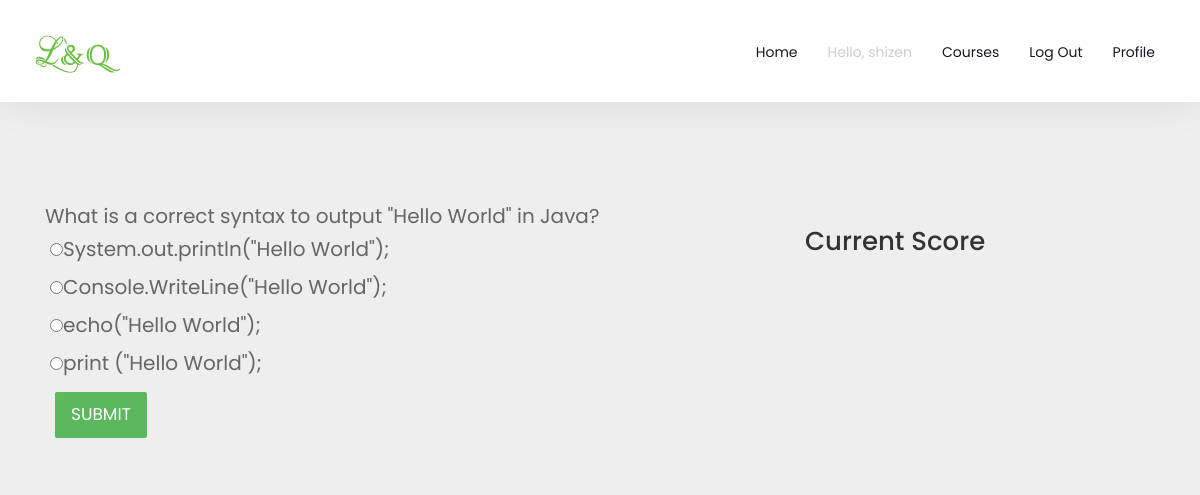
Screenshot of /question/2/ (signed in) with the database file from the repository.
### participants/models.py (models this page shows, shortened)
class Question(models.Model):
	ques = models.TextField()
	correct_ans = models.CharField(max_length = 100)
	title = models.ForeignKey(Course, on_delete = models.CASCADE)

class Answer(models.Model):
	ans = models.CharField(max_length=100)
	ques = models.ForeignKey(Question, on_delete = models.CASCADE)

### question/views.py (the view)
# urls.py: path('',include('question.urls')),
@login_required(login_url="/signin/")
def question(request, pk="1", qpk=1):
	if request.method == 'POST':
		try:
			chosen = request.POST['choice']
			global sindex
			global eindex
			global score
			q = Question.objects.filter(title_id = pk)[sindex:eindex].get()
			if str(chosen) == q.correct_ans: #add score if the chosen answer is correct
					score += 10
			while eindex < Question.objects.filter(title_id = pk).count():	 #only run the loop until all the questions in the given topic have been shown.
				sindex +=1   #add the sindex and eindex after each iteration
				eindex +=1
				q = Question.objects.filter(title_id = pk)[sindex:eindex].get()	#get method to get only 1 element from the queryset
				a = Answer.objects.filter(ques_id = q.pk)
				return render(request, 'question/question.html', context ={'question':q, 'answer':a, 's':score})
			else:
				return render(request, 'question/score.html', context={'s':score})
		except:
			messages.info(request, 'Please select your answer!')
			return HttpResponseRedirect("")
	else:
		sindex = 0
		eindex = 1
		score = 0
		try:
			q = Question.objects.filter(title_id = pk)[sindex:eindex].get() #get method to get only 1 element from the queryset
			a = Answer.objects.filter(ques_id = q.pk)
			return render(request, 'question/question.html', context ={'question':q, 'answer':a})
		except:
			return HttpResponse('Sorry, No question has yet been added to the given Course!')

### question/templates/question/question.html (shortened to what this page needs)
{% extends 'header.html' %}
{% block content %}
<div class="container" style="padding-top: 100px; font-size: 20px;">
<div class="col-md-8">
<form method="post" action = " {% url 'question:question' question.title_id %} ">
<div>
{{ question.ques }}</div>
{% for a in answer %}
<div class="container-fluid" style="padding: 5px;">
<input type="radio" name="choice" value="{{ a.ans }}">{{ a.ans }}
</div>
{% endfor %}
<div style="padding: 10px;">
<input type="submit" value="Submit" class="btn btn-success btn-lg">
</div>
</form>
</div>
<div class="col-md-4">
	<h1>Current Score {{s}}</h1>
</div>
</div>
{% endblock %}

### templates/header.html (shortened to what this page needs)
  {% load static %}
<head>
  <link rel="stylesheet" href="{% static 'css/styles-merged.css' %}">
  <link rel="stylesheet" href="{% static 'css/style.min.css' %}">
  <link rel="stylesheet" href="{% static 'css/signin.css' %}">
  <link rel="stylesheet" href="{% static 'css/courses.css' %}">
  <link rel="stylesheet" href="{% static 'css/profile.css' %}">
  <link rel="stylesheet" href="{% static 'css/alert.css' %}">
</head>
<nav class="navbar probootstrap-megamenu navbar-default probootstrap-navbar">
  <div class="container">
    <div class="navbar-header">
      <a class="navbar-brand" href="/" title="Learn & Quiz"></a>
    </div>
    <div id="navbar-collapse" class="navbar-collapse collapse">
      <ul class="nav navbar-nav navbar-right">
        <li><a href="/">Home</a></li>
        {% if user.is_authenticated %}
        <li class="disabled"><a href="#">Hello, {{user.username}}</a></li>
        <li><a href="{%url 'courses:courses' %}">Courses</a></li>
        <li><a href="{%url 'participants:logout'%}">Log Out</a></li>
        <li><a href="{%url 'participants:profile'%}">Profile</a></li>
        {% else %}
        <li class="probootstra-cta-button"><a href="{{ participants }}/signin" class="btn">Log in</a></li>
        <li class="probootstra-cta-button last"><a href="{{ participants }}/signup" class="btn">Sign up</a></li>
        {% endif %}
      </ul>
    </div>
  </div>
</nav>
{% block content %}
{% endblock %}

### static/css/profile.css (style rules this page uses)
h1, h2, h3, h4, h5, h6 { color: #333333; }
ul { margin: 0; }

### rows the page displays
Question: ques "What is a correct syntax to output \"Hello World\" in Java?"
Answer: ans "System.out.println(\"Hello World\");"
Answer: ans "Console.WriteLine(\"Hello World\");"
Answer: ans "echo(\"Hello World\");"
Answer: ans "print (\"Hello World\");"

### other values shown
{{ user.username }} "shizen"
